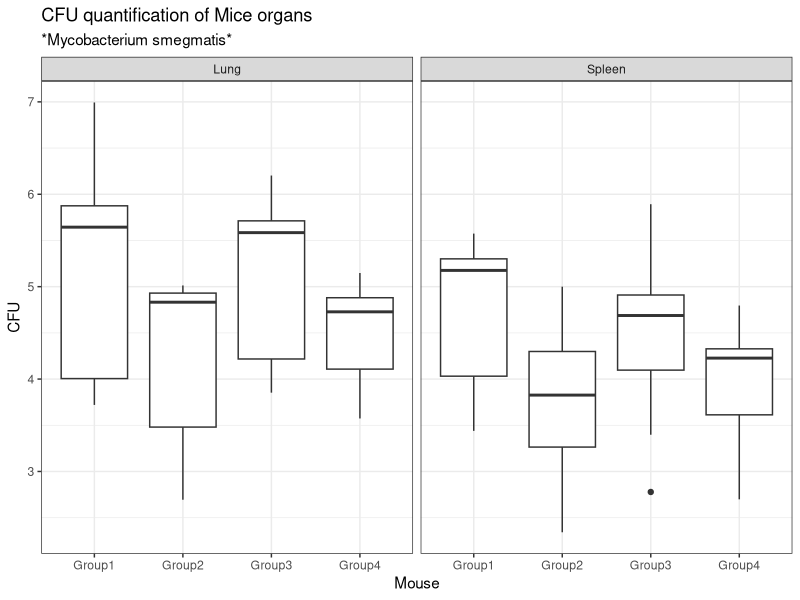

The R script that drew this image:
## ---- chunk 1
library(readr)
library(tidyverse)
library(knitr)
library(rmarkdown)
cfu <- read_csv("CFU Counts - Sheet1.csv", col_names = TRUE) %>% 
  as.tibble() %>% 
  group_by(Mouse) %>% 
  ggplot(aes(x = Mouse, y = CFU)) +
  geom_boxplot() +
  facet_wrap("Organ") +
  theme_bw() +
  ggtitle("CFU quantification of Mice organs", subtitle = ("*Mycobacterium smegmatis*"))

cfu
head(cfu)
